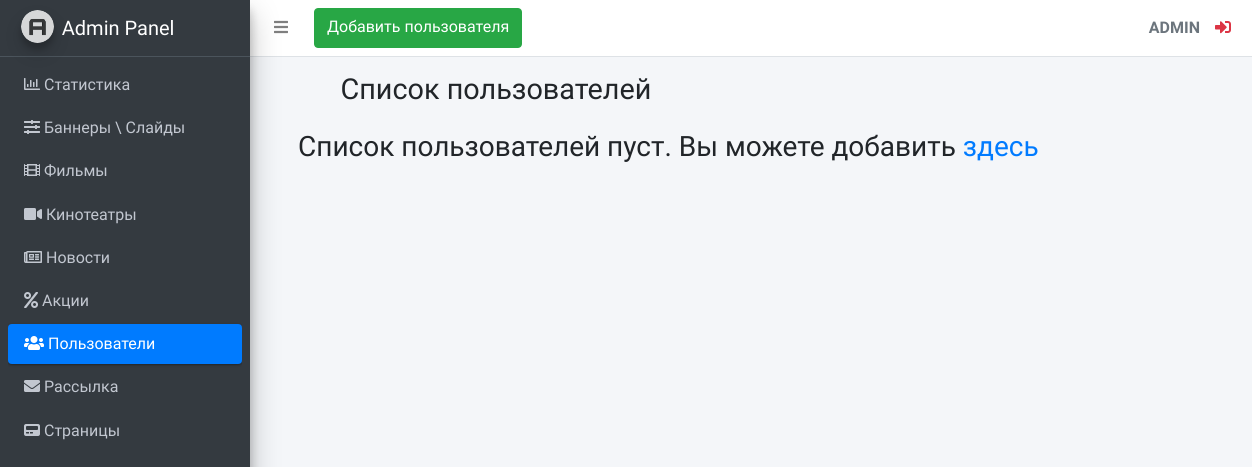
/adminLte/users/list (signed in), run on an earlier commit of the app's database.
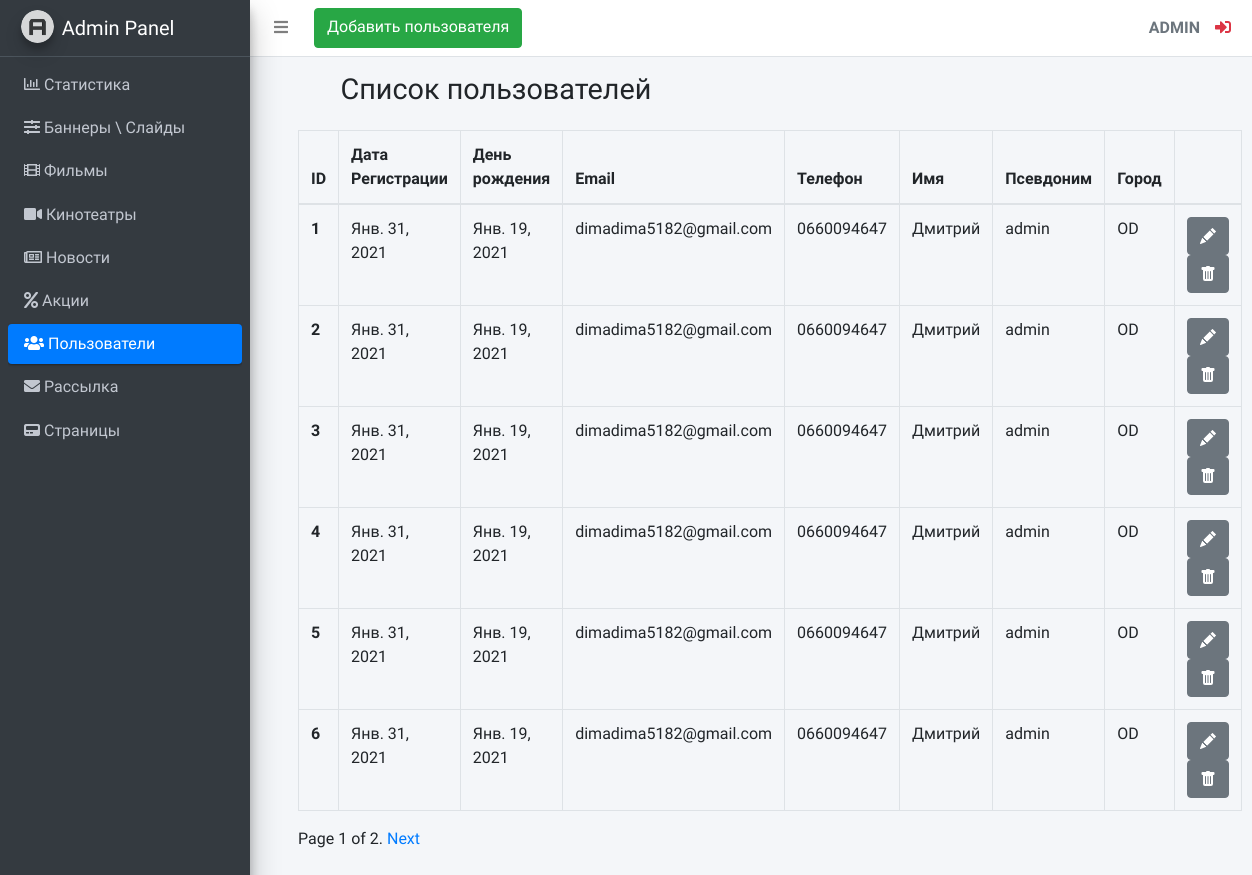
And on a later commit of the database.
### KinoSite/apps/adminLte/models.py (models this page shows, shortened)
class User(models.Model):
    R = 1
    U = 2
    LANGUAGE = (
        ('R', 'Rus'),
        ('U', 'Ukr'),
    )
    M = 1
    F = 2
    GENDER = (
        ('M', 'Male'),
        ('F', 'Female'),
    )
    CITY = (
        ('OD', 'Одесса'),
        ('KY', 'Киев'),
        ('KHAR', 'Харьков'),
    )
    name = models.CharField(verbose_name='Имя', max_length=255)
    surname = models.CharField(verbose_name='Фамиоия', max_length=255)
    username = models.CharField(verbose_name='Юзернейм', max_length=255)
    email = models.EmailField(verbose_name='Емаил')
    phone = models.CharField(verbose_name='Номер телефона', max_length=60)
    address = models.TextField(verbose_name='Адрес', max_length=255)
    password = models.CharField(verbose_name='Пароль', max_length=255)
    password2 = models.CharField(verbose_name='Пароль 2', max_length=255)
    card_number = models.CharField(verbose_name='Номер карты', max_length=255)
    language = models.CharField(verbose_name='Язык', max_length=1, choices=LANGUAGE, default=R)
    gender = models.CharField(verbose_name='Пол', max_length=1, choices=GENDER, default=M)
    city = models.CharField(verbose_name='',choices=CITY, max_length=4) #пустой вербоус нейм, конфликт с crispy forms
    date_of_birth = models.DateField(verbose_name='Дата рождения', null=True)
    register_date = models.DateField(verbose_name='дата регистрации', auto_now_add=True, null=True)

### KinoSite/apps/adminLte/services.py (the view)
    def proxy(request, pk=None):
        u = request.user
        if u.is_authenticated:
            if u.is_superuser:
                if not have_pk:
                    return func(request)
                else:
                    return func(request, pk)
            else:
                return redirect('public_index')
        else:
            return redirect('admin_login')

### KinoSite/apps/adminLte/services.py (called while the page is built)
def content_page(request, posts_key, posts, limit: int, template: str):
    paginator = Paginator(posts, limit)
    page = request.GET.get('page')
    try:
        posts = paginator.page(page)
    except PageNotAnInteger:
        posts = paginator.page(1)
    except EmptyPage:
        posts = paginator.page(paginator.num_pages)
    return render(request, template, {posts_key: posts, 'page': page})

def admin_views_proxy(func, have_pk=False):
    def proxy(request, pk=None):
        u = request.user
        if u.is_authenticated:
            if u.is_superuser:
                if not have_pk:
                    return func(request)
                else:
                    return func(request, pk)
            else:
                return redirect('public_index')
        else:
            return redirect('admin_login')
    return proxy

    @staticmethod
    def model_list(model_sender):
        return model_sender.objects.all()

### KinoSite/templates/adminLte/users/users_list.html (shortened to what this page needs)
{% extends 'adminLte/base.html' %}
{% block users %}
    <li class="nav-item">
        <a href="{% url 'admin_users_list' %}" class="nav-link active">
              <i class="fas fa-users"></i>
              <p>
                  Пользователи
              </p>
        </a>
    </li>
{% endblock %}
{% block navbar_item %}
<a class="btn btn-success" href="{% url 'admin_user_form' %}">Добавить пользователя</a>
{% endblock %}
{% block content_title %}
    <h1 class="m-0">Список пользователей</h1>
{% endblock %}
{% block main_content %}
{% if users %}
<table class="table table-bordered">
            <thead>
                <tr>
                    <th scope="col">ID</th>
                    <th scope="col">Дата Регистрации</th>
                    <th scope="col">День рождения</th>
                    <th scope="col">Email</th>
                    <th scope="col">Телефон</th>
                    <th scope="col">Имя</th>
                    <th scope="col">Псевдоним</th>
                    <th scope="col">Город</th>
                    <th scope="col"></th>
                </tr>
            </thead>
            <tbody>
                {% for el in users %}
                <tr>
                    <th scope="row">{{ el.id }}</th>
                    <td>{{ el.register_date }}</td>
                    <td>{{ el.date_of_birth }}</td>
                    <td>{{ el.email }}</td>
                    <td>{{ el.phone }}</td>
                    <td>{{ el.name }}</td>
                    <td>{{ el.username }}</td>
                    <td>{{ el.city }}</td>
                    <td style="width: 115px">
                        <a class="btn btn-secondary" href="{% url 'admin_user_edit' pk=el.pk %}" role="button">
                        </a>
                        <a class="btn btn-secondary" href="{% url 'admin_user_delete' pk=el.pk %}" role="button">
                        </a>
                    </td>
                </tr>
                {% endfor %}
            </tbody>
</table>
<div class="pagination_block">
{% include "adminLte/pagination.html" with page=users %}
</div>
{% else %}
<div>
    <h3>Список пользователей пуст. Вы можете добавить<a href="{%url 'admin_user_form'%}"> здесь</a></h3>
</div>
{% endif %}
{% endblock %}

What changed in the data, as far as the page shows it:
added User: id "1", register_date "Янв. 31, 2021", date_of_birth "Янв. 19, 2021", email "dimadima5182@gmail.com", phone "0660094647", name "Дмитрий", username "admin", city "OD"
added User: id "2", register_date "Янв. 31, 2021", date_of_birth "Янв. 19, 2021", email "dimadima5182@gmail.com", phone "0660094647", name "Дмитрий", username "admin", city "OD"
added User: id "3", register_date "Янв. 31, 2021", date_of_birth "Янв. 19, 2021", email "dimadima5182@gmail.com", phone "0660094647", name "Дмитрий", username "admin", city "OD"
added User: id "4", register_date "Янв. 31, 2021", date_of_birth "Янв. 19, 2021", email "dimadima5182@gmail.com", phone "0660094647", name "Дмитрий", username "admin", city "OD"
added User: id "5", register_date "Янв. 31, 2021", date_of_birth "Янв. 19, 2021", email "dimadima5182@gmail.com", phone "0660094647", name "Дмитрий", username "admin", city "OD"
added User: id "6", register_date "Янв. 31, 2021", date_of_birth "Янв. 19, 2021", email "dimadima5182@gmail.com", phone "0660094647", name "Дмитрий", username "admin", city "OD"
Also different on the page:
{{ page.number }}: (not shown) → "1"
{{ page.paginator.num_pages }}: (not shown) → "2"
text no longer shown: "Список пользователей пуст. Вы можете добавить здесь"
text now shown: "ID Дата Регистрации День рождения Email Телефон Имя Псевдоним Город Page of . Next"
